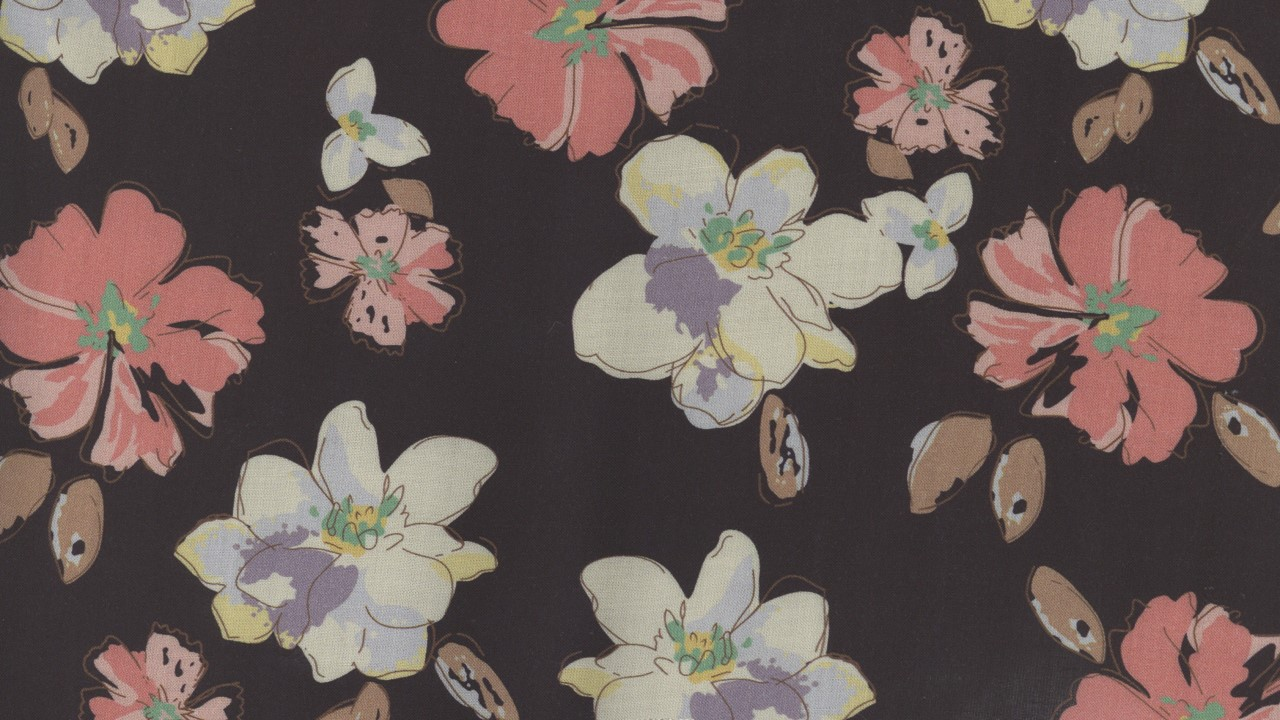
//> input picture assets/woven.jpg, 1280 x 720 px
$ ./main   (built with g++ and OpenCV 4)
//> lines starting //> are read from the running program, lines starting //| are printed output that depends on the picture; after the words box and inside, x2 and y2 are one past the last pixel; in counts of white or black regions, pixels touching at a corner belong together
#include <opencv.hpp>
#include <opencv2/core/utils/logger.hpp>

using namespace std;
using namespace cv;

int ifftDemo();

vector<Point> mousePoints;
Point points;

int ifftDemo()
{
    cv::Mat dst;
    cv::Mat src = imread("../../assets/woven.jpg", 0);
//> src: 720 rows x 1280 cols, CV_8UC1; min 33, max 219, mean 94.7

    int m = getOptimalDFTSize(src.rows); //2,3,5的倍数有更高效率的傅里叶变换
//> m = 720
    int n = getOptimalDFTSize(src.cols);
//> n = 1280
    Mat padded;
    //把灰度图像放在左上角,在右边和下边扩展图像,扩展部分填充为0;
    copyMakeBorder(src, padded, 0, m - src.rows, 0, n - src.cols, BORDER_CONSTANT, Scalar::all(0));
    //planes[0]为dft变换的实部，planes[1]为虚部，ph为相位， plane_true=mag为幅值
    Mat planes[] = { Mat_<float>(padded), Mat::zeros(padded.size(), CV_32F) };
//> planes[1]: 720 rows x 1280 cols, CV_32FC1; every value is 0
    Mat planes_true = Mat_<float>(padded);
    Mat ph = Mat_<float>(padded);
    Mat complexImg;
    //多通道complexImg既有实部又有虚部
    merge(planes, 2, complexImg);
    //对上边合成的mat进行傅里叶变换,***支持原地操作***,傅里叶变换结果为复数.通道1存的是实部,通道二存的是虚部
    dft(complexImg, complexImg);
    //把变换后的结果分割到两个mat,一个实部,一个虚部,方便后续操作
    split(complexImg, planes);

    //---------------此部分目的为更好地显示幅值---后续恢复原图时反着再处理一遍-------------------------
    magnitude(planes[0], planes[1], planes_true);//幅度谱mag
    phase(planes[0], planes[1], ph);//相位谱ph
    Mat A = planes[0];
    Mat B = planes[1];
    Mat mag = planes_true;

    mag += Scalar::all(1);//对幅值加1
    //计算出的幅值一般很大，达到10^4,通常没有办法在图像中显示出来，需要对其进行log求解。
    log(mag, mag);

    //取矩阵中的最大值，便于后续还原时去归一化
    double maxVal;
    minMaxLoc(mag, 0, &maxVal, 0, 0);
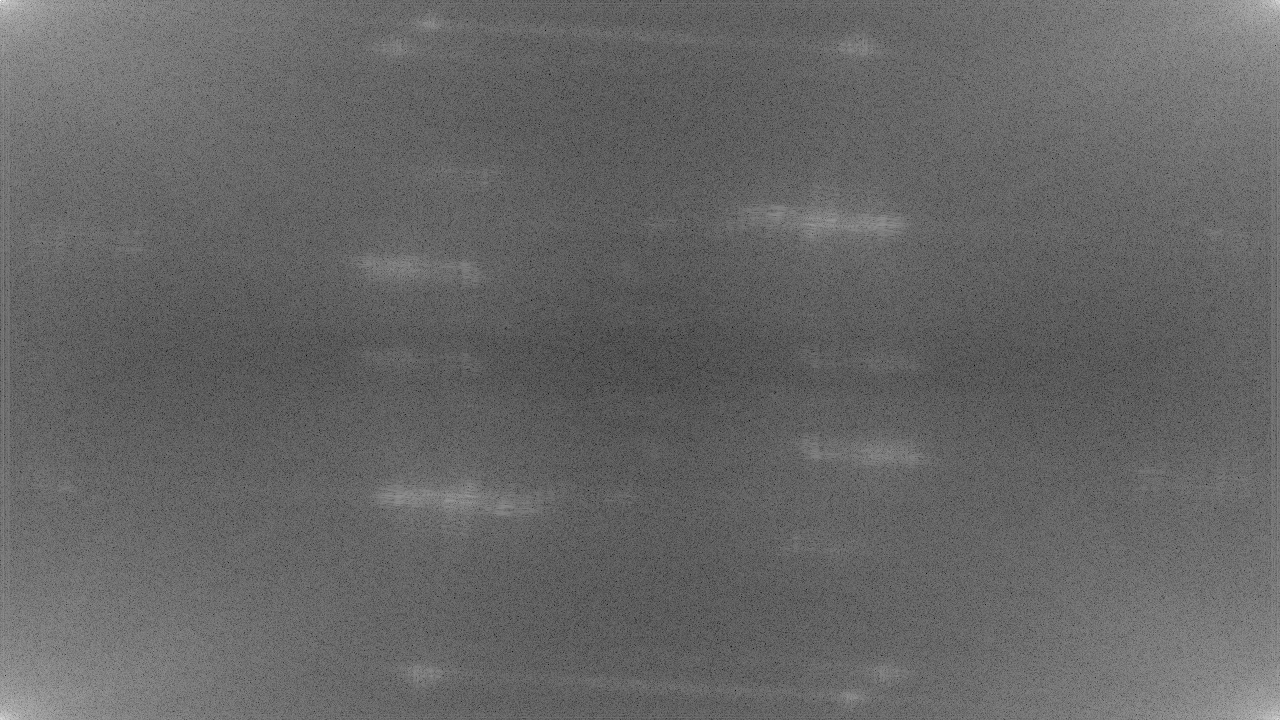
//> mag: 720 rows x 1280 cols, CV_32FC1; min 1.92, max 18.28, mean 8.5; drawn with min black and max white
//> maxVal = 18.28

    //修剪频谱,如果图像的行或者列是奇数的话,那其频谱是不对称的,因此要修剪
    mag = mag(Rect(0, 0, mag.cols & -2, mag.rows & -2));
    ph = ph(Rect(0, 0, mag.cols & -2, mag.rows & -2));
    Mat _magI = mag.clone();
    //将幅度归一化到可显示范围。
    normalize(_magI, _magI, 0, 1, NORM_MINMAX);
    //imshow("before rearrange", _magI);

    //显示规则频谱图
    int cx = mag.cols / 2;
//> cx = 640
    int cy = mag.rows / 2;
//> cy = 360

    //这里是以中心为标准，把mag图像分成四部分
    Mat tmp;
    Mat q0(mag, Rect(0, 0, cx, cy));
    Mat q1(mag, Rect(cx, 0, cx, cy));
    Mat q2(mag, Rect(0, cy, cx, cy));
    Mat q3(mag, Rect(cx, cy, cx, cy));
    q0.copyTo(tmp);
    q3.copyTo(q0);
    tmp.copyTo(q3);
    q1.copyTo(tmp);
    q2.copyTo(q1);
    tmp.copyTo(q2);

    normalize(mag, mag, 0, 1, NORM_MINMAX);
    imshow("mag处理前", mag);

    Mat mag_2;
    mag.copyTo(mag_2);
    mag_2 = mag_2 * 255;
    mag_2.convertTo(mag_2, CV_8U);
//> mag_2: 720 rows x 1280 cols, CV_8UC1

    //imshow("1", mag_2);

    //中值滤波
    medianBlur(mag_2, mag_2, 11);
    //imshow("2", mag_2);

    //大津法
    threshold(mag_2, mag_2, 0, 255, THRESH_OTSU);
//> mag_2: 720 rows x 1280 cols, CV_8UC1; 22.3% white; 321 white regions (288 under 20 px), largest, box (x1, y1, x2, y2) and area: (280, 2, 1001, 720) 179986, (1011, 115, 1179, 171) 5307, (102, 550, 270, 606) 5307
    //imshow("3", mag_2);

    //闭运算
    morphologyEx(mag_2, mag_2, MORPH_CLOSE, getStructuringElement(MORPH_RECT, Size(7, 7)));
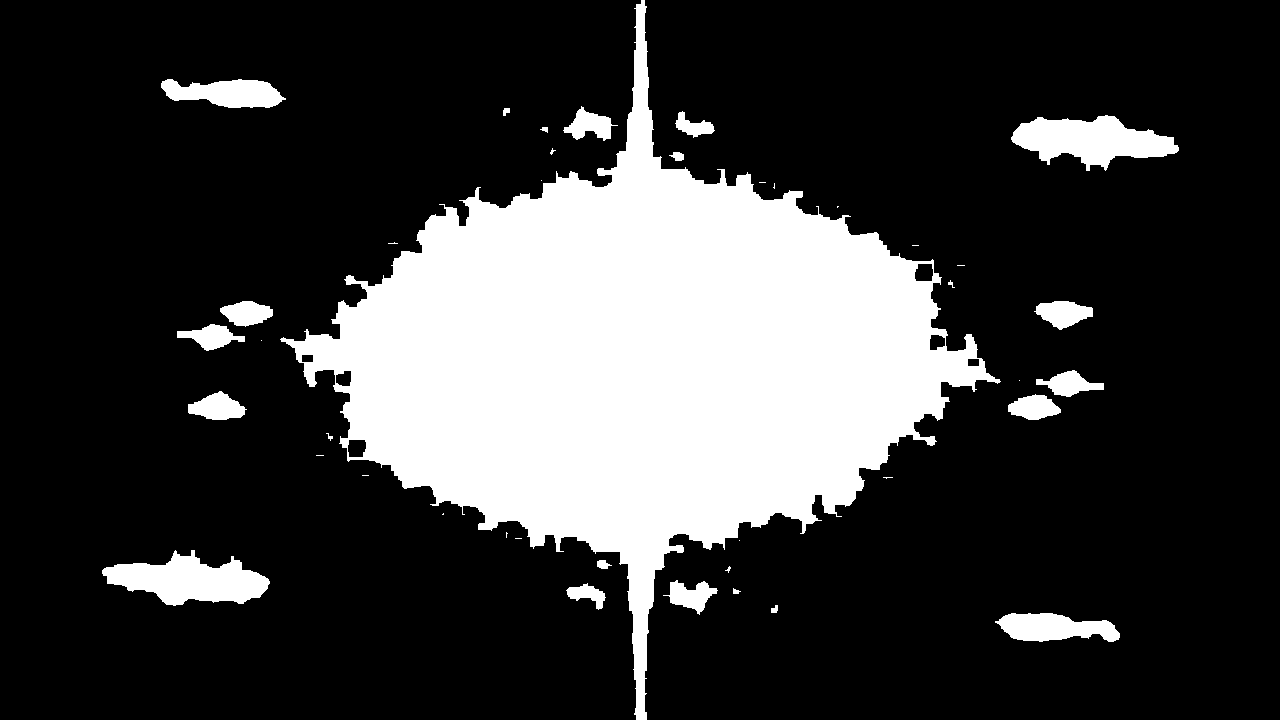
//> mag_2: 720 rows x 1280 cols, CV_8UC1; 23% white; 41 white regions (18 under 20 px)
    //imshow("4", mag_2);

    //寻找轮廓
    vector<vector<Point>> contours;
    vector<Vec4i> hierarchy;
    findContours(mag_2, contours, hierarchy, RETR_EXTERNAL, CHAIN_APPROX_NONE);
//> contours = 41 contours, 22 with area under 20; largest, box (x1, y1, x2, y2) and area: (280, 0, 1001, 720) 186420, (102, 550, 270, 606) 5200, (1011, 115, 1179, 171) 5200, (995, 613, 1120, 642) 2369, (161, 79, 286, 108) 2369

    //筛选
    int num = 0;
    for (int i = 0; i < contours.size(); i++)
    {
        double area = contourArea(contours[i]); //计算轮廓面积
        if (area > 100 && area < 100000)
        {
            num++;
            drawContours(mag, contours, i, Scalar(0), -1);
        }
    }
//> this loop made 41 passes
//> area on passes 1, 2, 4, 5, 7, 8, 17, 18, 20, 22, 23, 24: 2369, 29, 456.5, 860.5, 71.5, 5200.5, 872, 1014.5, 847.5, 847.5, 1014.5, 872
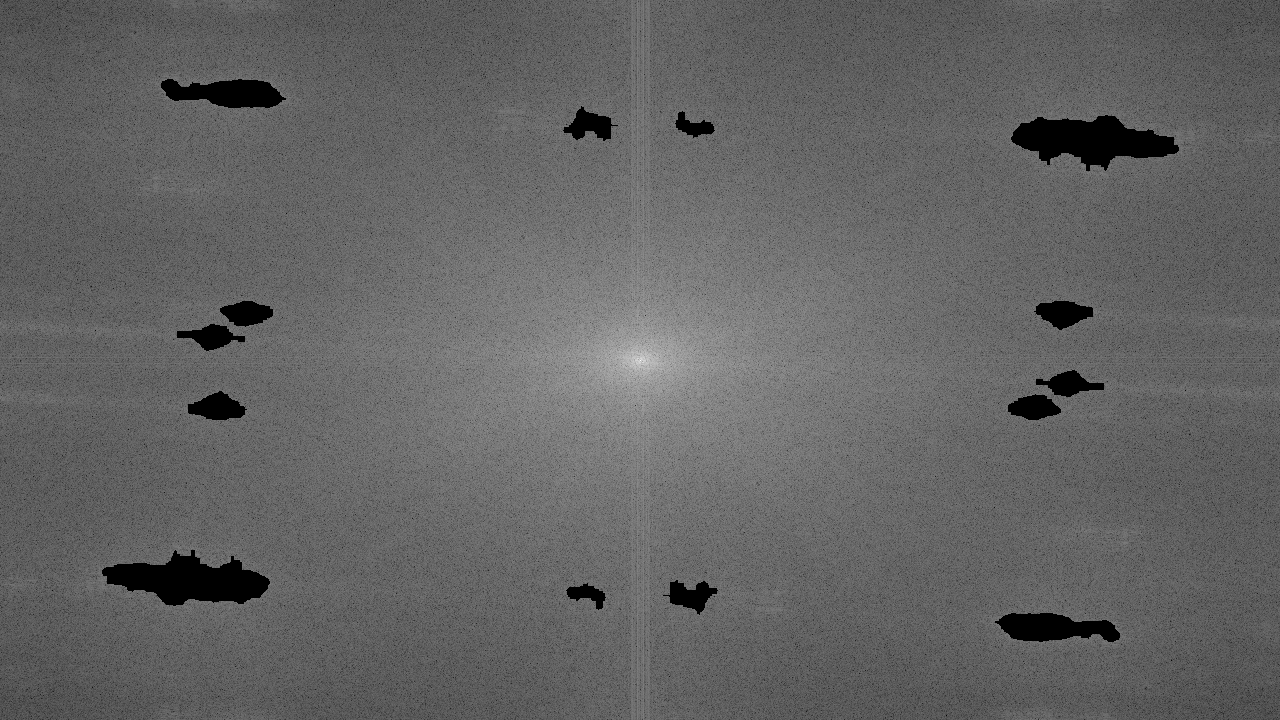
//> mag: 720 rows x 1280 cols, CV_32FC1; min 0, max 1, mean 0.39
//> after the loop, num = 14
    imshow("mag处理后", mag);


    //前述步骤反着来一遍，目的是为了逆变换回原图
    Mat q00(mag, Rect(0, 0, cx, cy));
    Mat q10(mag, Rect(cx, 0, cx, cy));
    Mat q20(mag, Rect(0, cy, cx, cy));
    Mat q30(mag, Rect(cx, cy, cx, cy));

    //交换象限
    q00.copyTo(tmp);
    q30.copyTo(q00);
    tmp.copyTo(q30);
    q10.copyTo(tmp);
    q20.copyTo(q10);
    tmp.copyTo(q20);

    mag = mag * maxVal;//将归一化的矩阵还原
    exp(mag, mag);//对应于前述去对数
    mag = mag - Scalar::all(1);//对应前述+1
    polarToCart(mag, ph, planes[0], planes[1]);//由幅度谱mag和相位谱ph恢复实部planes[0]和虚部planes[1]
    merge(planes, 2, complexImg);//将实部虚部合并


    //-----------------------傅里叶的逆变换-----------------------------------
    Mat ifft(Size(src.cols, src.rows), CV_8UC1);
    //傅里叶逆变换
    idft(complexImg, ifft, DFT_REAL_OUTPUT);
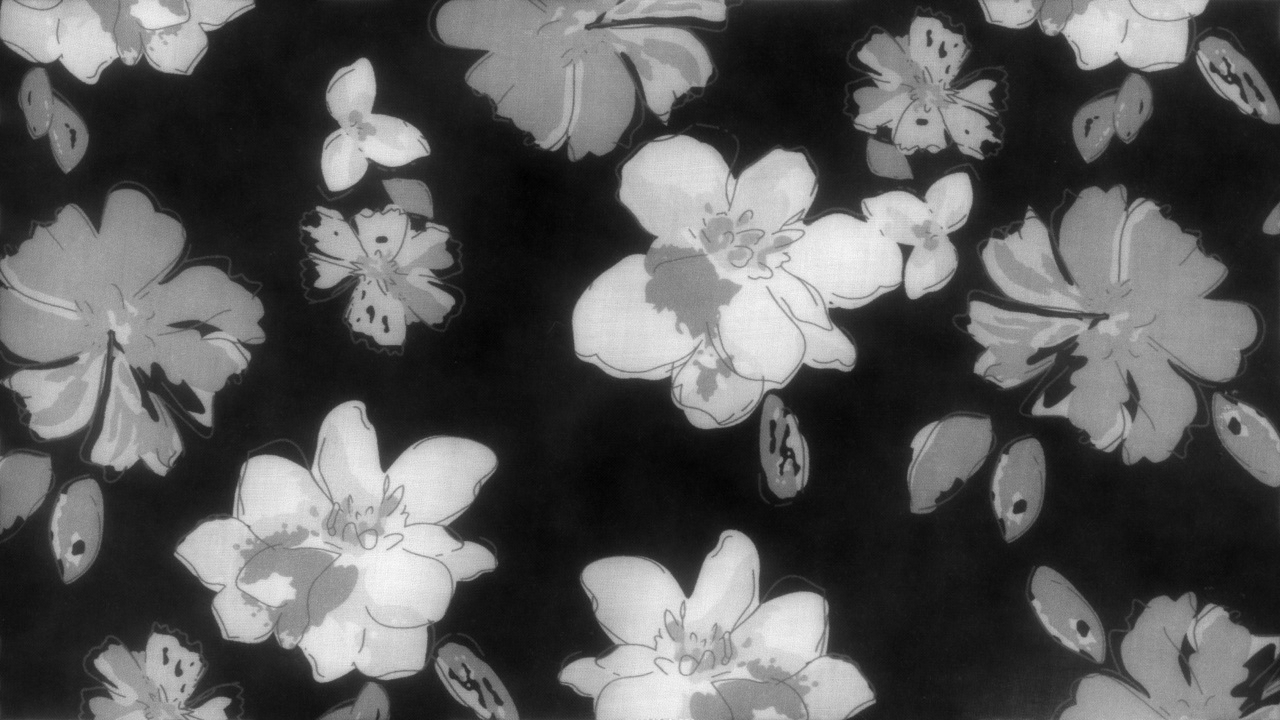
//> ifft: 720 rows x 1280 cols, CV_32FC1; min 50580536, max 154700240, mean 87232856; drawn with min black and max white
    normalize(ifft, ifft, 0, 1, NORM_MINMAX);

    Rect rect(0, 0, src.cols, src.rows);
//> rect = Rect(0, 0, 1280, 720)
    dst = ifft(rect);
    dst = dst * 255;

    cv::Mat dspMat;
    dst.convertTo(dspMat, CV_8UC1);
    imshow("dst", dspMat);
    imshow("src", src);
    waitKey(0);

    return 0;
}

int main()
{
    utils::logging::setLogLevel(utils::logging::LOG_LEVEL_ERROR);
    ifftDemo();
}
